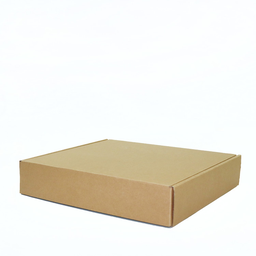
#> input picture Python/0607/data/box.png, 256 x 256 px, shrunk from 750 x 750 before the run
$ jupyter execute Prac06.ipynb
#> lines starting #> are read from the running program, lines starting #| are printed output that depends on the picture
[cell 1]
import pandas as pd
import numpy as np
import matplotlib.pyplot as plt
import cv2

[cell 2]
image = cv2.imread('./data/box.png')
#> image is the input picture: shape (256, 256, 3); mean B, G, R 226.2, 234.9, 237.8
image = cv2.cvtColor(image, cv2.COLOR_BGR2RGB)
plt.imshow(image)
plt.show()

[cell 3]
# 모서리 찾기
iamge_path = './data/box.png'
image_gray = cv2.imread(iamge_path, cv2.IMREAD_GRAYSCALE)
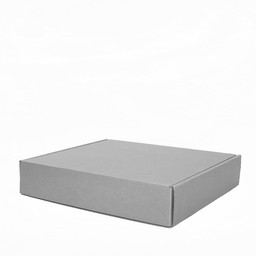
#> image_gray: shape (256, 256); min 75, max 255, mean 234
image_gray = np.float32(image_gray)

# 모서리 감지 매개변수
block_size = 4
aperture = 29
free_parameter = 0.04

detector_responses = cv2.cornerHarris(
    image_gray,
    block_size,
    aperture,
    free_parameter
)
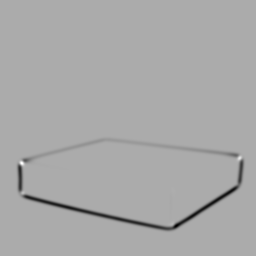
#> detector_responses: shape (256, 256) float32; min -8.53e+35, max 4.13e+35, mean -inf; drawn with min black and max white

detector_responses = cv2.dilate(detector_responses, None) # 모서리 표시를 부각시키기 위한 함수
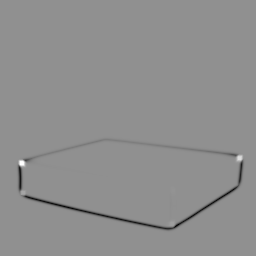
#> detector_responses: shape (256, 256) float32; min -5.38e+35, max 4.13e+35, mean -4.99e+33; drawn with min black and max white

# 임계값 보다 큰 감지 결과만 남기고 나머지는 버리는 형태
threshold = 0.01
for i in range(detector_responses.shape[0]) :
    for j in range(detector_responses.shape[1]) :
        if detector_responses[i,j] > threshold * detector_responses.max() :
            # print(threshold * detector_responses.max())
            cv2.circle(image, [j,i], radius=5, color=(0,0,255), thickness=-1)
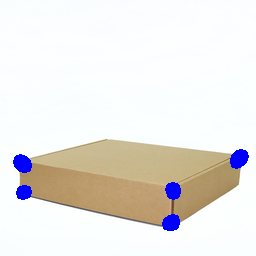
#> image: shape (256, 256, 3); mean R, G, B 234.1, 231.5, 228.1

image = cv2.cvtColor(image, cv2.COLOR_BGR2RGB)

plt.imshow(image)
plt.show()

$ run again, with Python/0607/data/image01.png copied over Python/0607/data/box.png
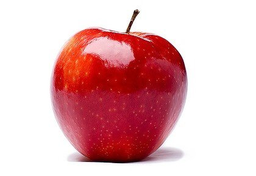
#> input picture Python/0607/data/image01.png, 256 x 176 px, shrunk from 420 x 288 before the run
#> image is the input picture: shape (176, 256, 3); mean B, G, R 187, 183.6, 228.3
#> `detector_responses = cv2.cornerHarris( image_gray, block_size, apertur..`:
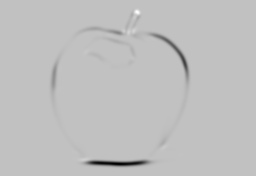
#> detector_responses: shape (176, 256) float32; 0.01% of the values are NaN or infinite; the others: min -1.36e+37, max 4.31e+36, mean -inf; drawn with min black, max white, NaN and infinite black
#> after the loop `for i in range(detector_responses.shape[0]) :`:
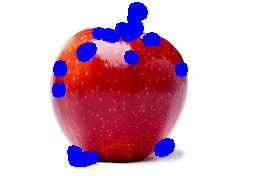
#> image: shape (176, 256, 3); mean R, G, B 213.7, 174.6, 195.8
